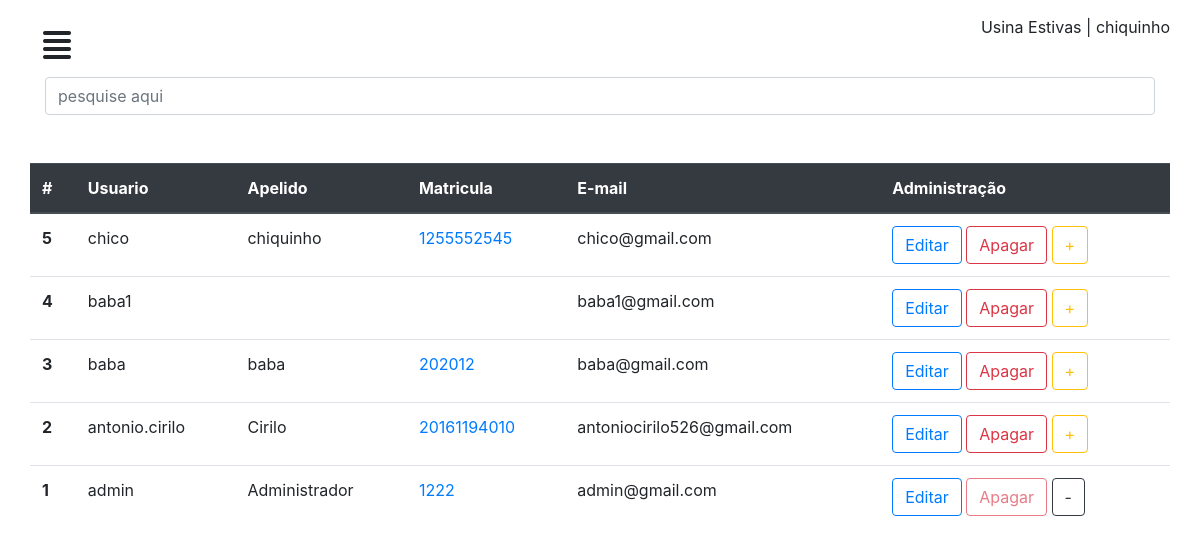
The app's page /perfil/usuarios/ (signed in), older data.
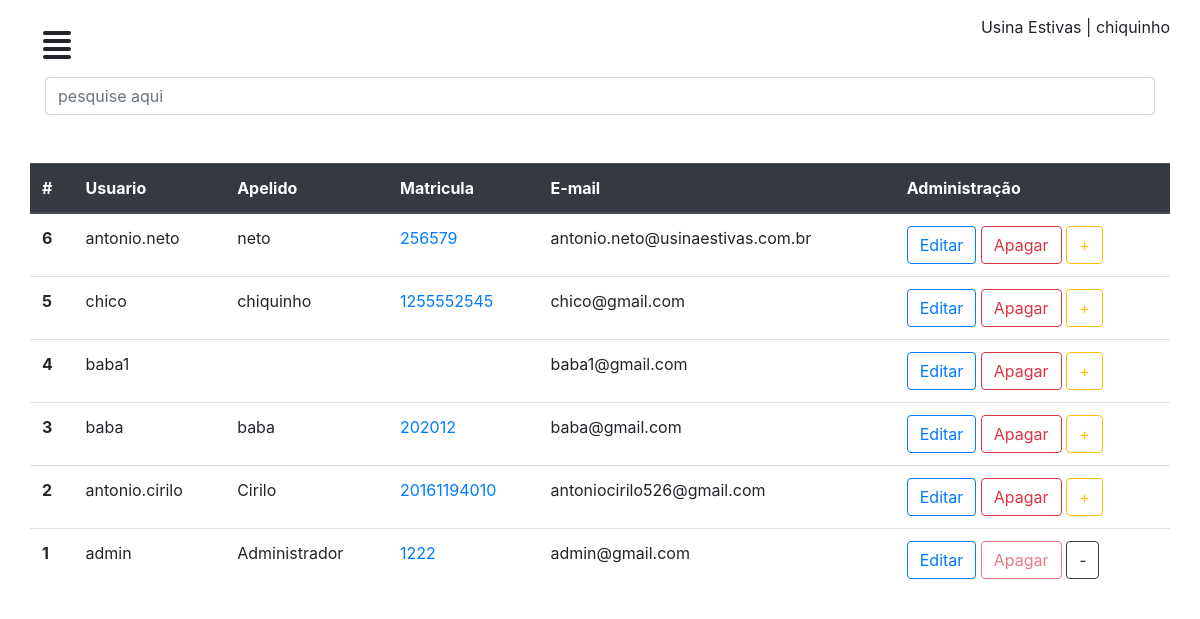
The same page, newer data.
### chamados/models.py (models this page shows, shortened)
class CustomUser (AbstractUser):
	matricula = models.CharField('matricula', max_length=11)
	apelido = models.CharField('apelido', max_length=50)

### chamados/views.py (the view)
# urls.py: path('perfil/usuarios/', usuarios, name="usuarios"),
@login_required
def usuarios(request):
	user = CustomUser.objects.all().order_by('-id')
	contexto = {
	'usuarios': user
	}
	return render(request, 'admin/usuarios.html', contexto)

### chamados/templates/admin/usuarios.html (shortened to what this page needs)
{% extends "dashboard/baseperfil.html" %}
{% load static %}
{% block conteudo %}
<div class="container">
  <div class="row">
    <div class="col-12">
      <input type="text" id="busca" name="pesquisa" class="form-control" placeholder="pesquise aqui">
      <br> <br>
    </div>
  </div>
</div>
<div id="mycall">
  <div class="row">
    <div class="col-12">
     <table class="table">
      <thead class="thead-dark">
        <tr>
          <th scope="col">#</th>
          <th scope="col">Usuario</th>
          <th scope="col">Apelido</th>
          <th scope="col">Matricula</th>
          <th scope="col">E-mail</th>
          <th scope="col">Administração</th>
        </tr>
      </thead>
      <tbody>
        <tr>
          {% for usuario in usuarios %}
          <th scope="row">{{usuario.id}}</th>
          <td scope="row">{{usuario.username}}</td>
          <td >{{usuario.apelido}}</td>
          <td ><a href="#">{{usuario.matricula}}</a></td>
          <td scope="row">{{usuario.email}}</td>
          <td> <a href="{% url 'editaruser' usuario.id %}"> <button type="button" class="btn btn-outline-primary">Editar</button></a> {% if usuario.is_superuser == 0 %} <a href="{% url 'apagaruser' usuario.id %}"><button type="button" class="btn btn-outline-danger">Apagar</button></a> <a href="{% url 'superuser' usuario.id %}"> <button type="button" class="btn btn-outline-warning">+</button></a> {% else %} <a href="{% url 'apagaruser' usuario.id %}"> <button type="button" class="btn btn-outline-danger"disabled="">Apagar</button></a> <a href="{% url 'normaluser' usuario.id %}"> <button type="button" class="btn btn-outline-dark">-</button></a>{% endif %}
          </td>
        </tr>
        {% empty %}
      </tbody>
    </table>
    <p>Nenhum Usuario cadastrado</p>
    {% endfor %}
  </div>
</div>
</div>
{% endblock %}

### chamados/templates/dashboard/baseperfil.html (shortened to what this page needs)
<!DOCTYPE html>
{% load static %}
<html>
<head>
	<link rel="stylesheet" type="text/css" href="{% static 'css/geral.css' %}" />
	<link rel="stylesheet" type="text/css" href="{% static 'bootstrap/css/bootstrap.min.css' %}" />
	<link rel="stylesheet" type="text/css" href="{% static 'css/dash.css' %}" />
</head>
<body>
	<div id="wrapper">
		<div id="page-content-wrapper">
			<div class="container-fluid">
				<div class="row">
					<div class="col-lg-12">
						<a href="#" class="btn" id="menu-toggle"><i class="fas fa-align-justify"></i></a> <span class="float-right"> Usina Estivas | {{user.apelido}}</span>
					</div>
				</div>
				{% block conteudo %}
				{% endblock %}
			</div>
		</div>
	</div>
</body>
</html>

Row changes from the older to the newer data that the page shows:
added CustomUser: id "6", username "antonio.neto", apelido "neto", matricula "256579", email "antonio.neto@usinaestivas.com.br", is_superuser "Apagar"
